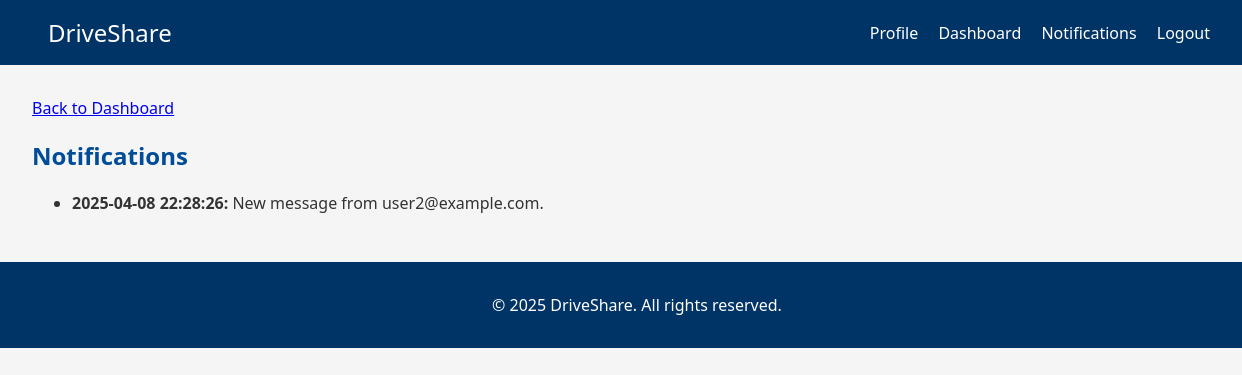
The app's page /notifications (signed in) with its own data.
### tables this page shows
CREATE TABLE notifications (
                id INTEGER PRIMARY KEY AUTOINCREMENT,
                user_id INTEGER NOT NULL,
                message TEXT NOT NULL,
                timestamp TIMESTAMP DEFAULT CURRENT_TIMESTAMP,
                is_read BOOLEAN DEFAULT 0,
                FOREIGN KEY(user_id) REFERENCES users(id)
            );

### routes.py (the view)
    @app.route("/notifications")
    def notifications():
        if not UserSession.get_instance().is_authenticated():
            flash("Please log in to view notifications.")
            return redirect(url_for("login"))
        user_id = UserSession.get_instance().user_id
        with sqlite3.connect("database.db") as conn:
            conn.row_factory = sqlite3.Row
            cursor = conn.cursor()
            cursor.execute("SELECT * FROM notifications WHERE user_id = ? ORDER BY timestamp DESC", (user_id,))
            notes = cursor.fetchall()
        return render_template("notifications.html", notifications=notes)

### app.py (called while the page is built)
@app.context_processor
def inject_user_session():
    return dict(is_authenticated=UserSession.get_instance().is_authenticated())

### routes.py (called while the page is built)
    @staticmethod
    def get_instance():
        if UserSession._instance is None:
            UserSession()
        return UserSession._instance

    def is_authenticated(self):
        return self.user_id is not None

### templates/notifications.html
{% extends 'base.html' %}
{% block content %}
<a href="{{ url_for('dashboard') }}">Back to Dashboard</a>
<h2>Notifications</h2>
<ul>
    {% for note in notifications %}
        <li><strong>{{ note['timestamp'] }}:</strong> {{ note['message'] }}</li>
    {% else %}
        <li>No notifications yet.</li>
    {% endfor %}
</ul>
{% endblock %}

### static/css/styles.css (style rules this page uses)
:root { --primary-blue: #003366; --light-blue: #0051a1; --hover-blue: #002244; --white: #fff; --gray-border: #ccc; --light-gray: #f5f5f5; --shadow: 0 2px 6px rgba(0,0,0,0.1); }
body { margin: 0; font-family: 'Segoe UI', Tahoma, Geneva, Verdana, sans-serif; background-color: var(--light-gray); color: #333; }
h2 { color:#004c99; font-weight: bold; }

### records on screen
notifications: timestamp "2025-04-08 22:28:26", message "New message from user2@example.com."
